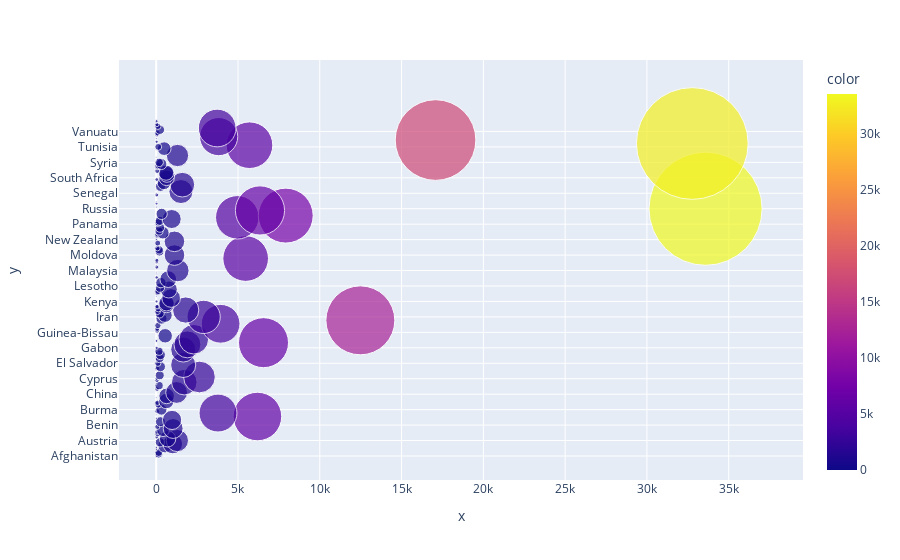

Source (notebook cell):
### Code cell
px.scatter(country_df.head(50), x=country_df['deaths_28_days'],y=country_df['country'], 
           hover_data=[country_df['country'],country_df['deaths_28_days'] ], 
           color=country_df['deaths_28_days'] , size=country_df['deaths_28_days'] , size_max=80)
#x axis: death rate 28 days
#y axis: Country name

### Figure 1 — Plotly figure (JSON) as saved in the notebook; plotly's stock layout.template omitted (floating-point values rounded to 4 significant figures; data arrays with more than 128 entries replaced by an {"elided": "..."} marker saying what was removed)
{"data": [{"customdata": {"elided": "196x2 mixed values"}, "hovertemplate": "x=%{x}<br>y=%{y}<br>size=%{marker.size}<br>hover_data_0=%{customdata[0]}<br>hover_data_1=%{customdata[1]}<br>color=%{marker.color}<extra></extra>", "legendgroup": "", "marker": {"color": {"elided": "196 int values"}, "coloraxis": "coloraxis", "size": {"elided": "196 int values"}, "sizemode": "area", "sizeref": 5.247, "symbol": "circle"}, "mode": "markers", "name": "", "orientation": "h", "showlegend": false, "type": "scatter", "x": {"elided": "196 int values"}, "xaxis": "x", "y": {"elided": "196 str values"}, "yaxis": "y"}], "layout": {"coloraxis": {"colorbar": {"title": {"text": "color"}}, "colorscale": [[0, "#0d0887"], [0.1111, "#46039f"], [0.2222, "#7201a8"], [0.3333, "#9c179e"], [0.4444, "#bd3786"], [0.5556, "#d8576b"], [0.6667, "#ed7953"], [0.7778, "#fb9f3a"], [0.8889, "#fdca26"], [1, "#f0f921"]]}, "legend": {"itemsizing": "constant", "tracegroupgap": 0}, "margin": {"t": 60}, "xaxis": {"anchor": "y", "domain": [0, 1], "title": {"text": "x"}}, "yaxis": {"anchor": "x", "domain": [0, 1], "title": {"text": "y"}}}}
